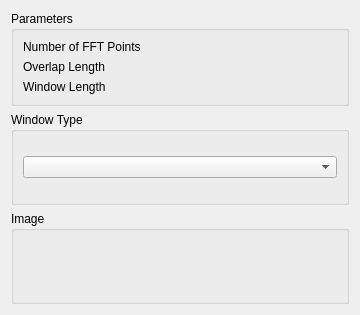
<?xml version="1.0" encoding="UTF-8"?>
<ui version="4.0">
 <class>WindLabGui::DlgSimulatedSpectrumTool</class>
 <widget class="QWidget" name="WindLabGui::DlgSimulatedSpectrumTool">
  <property name="geometry">
   <rect>
    <x>0</x>
    <y>0</y>
    <width>360</width>
    <height>315</height>
   </rect>
  </property>
  <property name="windowTitle">
   <string>Feature Parameters</string>
  </property>
  <property name="sizeGripEnabled" stdset="0">
   <bool>true</bool>
  </property>
  <layout class="QGridLayout" name="gridLayout">
   <item row="2" column="0">
    <widget class="QGroupBox" name="GroupBox5_5">
     <property name="title">
      <string>Image</string>
     </property>
     <layout class="QGridLayout" name="_6">
      <property name="leftMargin">
       <number>9</number>
      </property>
      <property name="topMargin">
       <number>9</number>
      </property>
      <property name="rightMargin">
       <number>9</number>
      </property>
      <property name="bottomMargin">
       <number>9</number>
      </property>
      <property name="spacing">
       <number>6</number>
      </property>
      <item row="1" column="0">
       <layout class="QHBoxLayout" name="horizontalLayout_9" stretch="0">
        <item>
         <widget class="QLabel" name="label_Image">
          <property name="text">
           <string/>
          </property>
         </widget>
        </item>
       </layout>
      </item>
     </layout>
    </widget>
   </item>
   <item row="0" column="0">
    <widget class="QGroupBox" name="GroupBox5_3">
     <property name="title">
      <string>Parameters</string>
     </property>
     <layout class="QGridLayout" name="_3">
      <property name="leftMargin">
       <number>9</number>
      </property>
      <property name="topMargin">
       <number>9</number>
      </property>
      <property name="rightMargin">
       <number>9</number>
      </property>
      <property name="bottomMargin">
       <number>9</number>
      </property>
      <property name="spacing">
       <number>6</number>
      </property>
      <item row="2" column="0">
       <layout class="QHBoxLayout" name="horizontalLayout_6" stretch="0,0">
        <item>
         <widget class="QLabel" name="label_6">
          <property name="text">
           <string>Overlap Length</string>
          </property>
         </widget>
        </item>
        <item>
         <widget class="Gui::QuantitySpinBox" name="doubleSpinBox_OverlapLength" native="true">
          <property name="keyboardTracking" stdset="0">
           <bool>false</bool>
          </property>
         </widget>
        </item>
       </layout>
      </item>
      <item row="1" column="0">
       <layout class="QHBoxLayout" name="horizontalLayout" stretch="0,0">
        <item>
         <widget class="QLabel" name="label">
          <property name="text">
           <string>Number of FFT Points</string>
          </property>
         </widget>
        </item>
        <item>
         <widget class="Gui::QuantitySpinBox" name="doubleSpinBox_NumberOfFFTPoints" native="true">
          <property name="keyboardTracking" stdset="0">
           <bool>false</bool>
          </property>
         </widget>
        </item>
       </layout>
      </item>
      <item row="3" column="0">
       <layout class="QHBoxLayout" name="horizontalLayout_12" stretch="0,0">
        <item>
         <widget class="QLabel" name="label_11">
          <property name="text">
           <string>Window Length</string>
          </property>
         </widget>
        </item>
        <item>
         <widget class="Gui::QuantitySpinBox" name="doubleSpinBox_WindowLength" native="true">
          <property name="keyboardTracking" stdset="0">
           <bool>false</bool>
          </property>
         </widget>
        </item>
       </layout>
      </item>
     </layout>
    </widget>
   </item>
   <item row="1" column="0">
    <widget class="QGroupBox" name="GroupBox5_4">
     <property name="title">
      <string>Window Type</string>
     </property>
     <layout class="QGridLayout" name="_5">
      <property name="leftMargin">
       <number>9</number>
      </property>
      <property name="topMargin">
       <number>9</number>
      </property>
      <property name="rightMargin">
       <number>9</number>
      </property>
      <property name="bottomMargin">
       <number>9</number>
      </property>
      <property name="spacing">
       <number>6</number>
      </property>
      <item row="1" column="0">
       <layout class="QHBoxLayout" name="horizontalLayout_14" stretch="0">
        <item>
         <widget class="QComboBox" name="comboBox"/>
        </item>
       </layout>
      </item>
     </layout>
    </widget>
   </item>
  </layout>
 </widget>
 <customwidgets>
  <customwidget>
   <class>Gui::QuantitySpinBox</class>
   <extends>QWidget</extends>
   <header>Gui/QuantitySpinBox.h</header>
  </customwidget>
 </customwidgets>
 <resources/>
 <connections/>
</ui>
